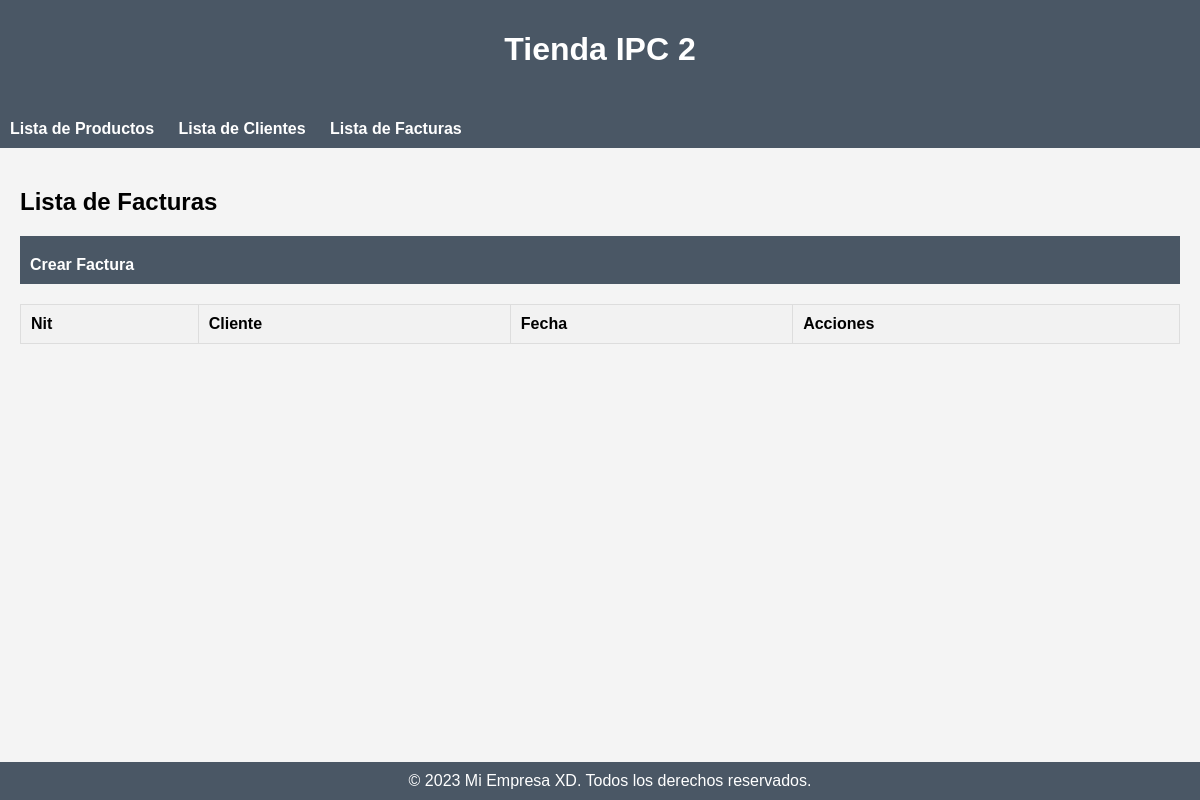
/facturas/, run on an earlier commit of the app's database.
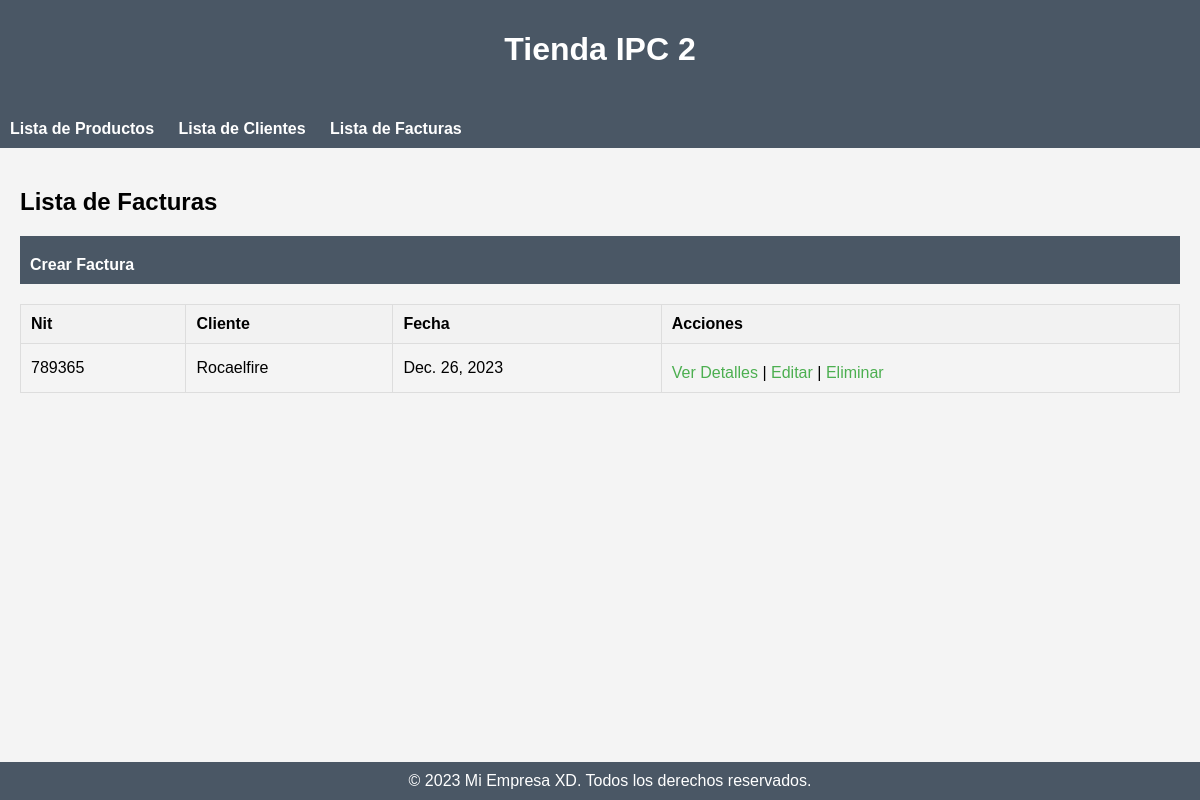
And on a later commit of the database.
### miapp/models.py (models this page shows, shortened)
class Factura(models.Model):
    cliente = models.ForeignKey(Cliente, on_delete=models.CASCADE)
    fecha = models.DateField(auto_now_add=True)

class Cliente(models.Model):
    nit = models.CharField(max_length=15)
    nombre = models.CharField(max_length=100)
    direccion = models.TextField()

### miapp/views.py (the view)
# urls.py: path('facturas/', lista_facturas, name='lista_facturas'),
def lista_facturas(request):
    facturas = Factura.objects.all()
    return render(request, 'factura/lista_facturas.html', {'facturas': facturas})

### miapp/templates/factura/lista_facturas.html
{% extends 'base.html' %}
{% block content %}
    <h2>Lista de Facturas</h2>
    <nav>
        <ul>
            <li><a href="{% url 'crear_factura' %}" class="factura-link">Crear Factura</a></li>
        </ul>
    </nav>
    <table border="1">
        <thead>
            <tr>
                <th>Nit</th>
                <th>Cliente</th>
                <th>Fecha</th>
                <th>Acciones</th>
            </tr>
        </thead>
        <tbody>
            {% for factura in facturas %}
                <tr>
                    <td>{{ factura.cliente.nit }}</td>
                    <td>{{ factura.cliente.nombre }}</td>
                    <td>{{ factura.fecha }}</td>
                    <td>
                        <a href="{% url 'detalle_factura' pk=factura.pk %}">Ver Detalles</a> |
                        <a href="{% url 'editar_factura' pk=factura.pk %}">Editar</a> |
                        <a href="{% url 'eliminar_factura' pk=factura.pk %}">Eliminar</a>
                    </td>
                </tr>
            {% endfor %}
        </tbody>
    </table>
{% endblock %}

What changed in the data, as far as the page shows it:
added Factura: cliente.nit "789365", cliente.nombre "Rocaelfire", fecha "Dec. 26, 2023"
